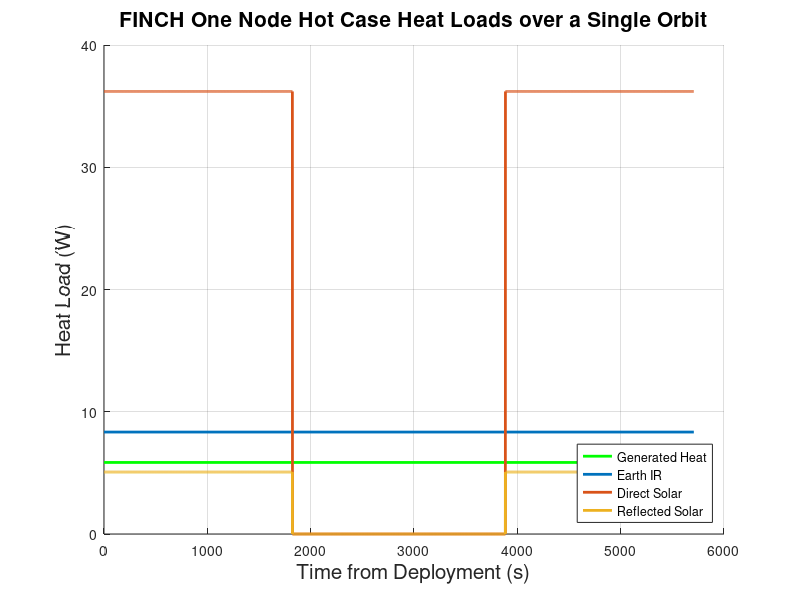
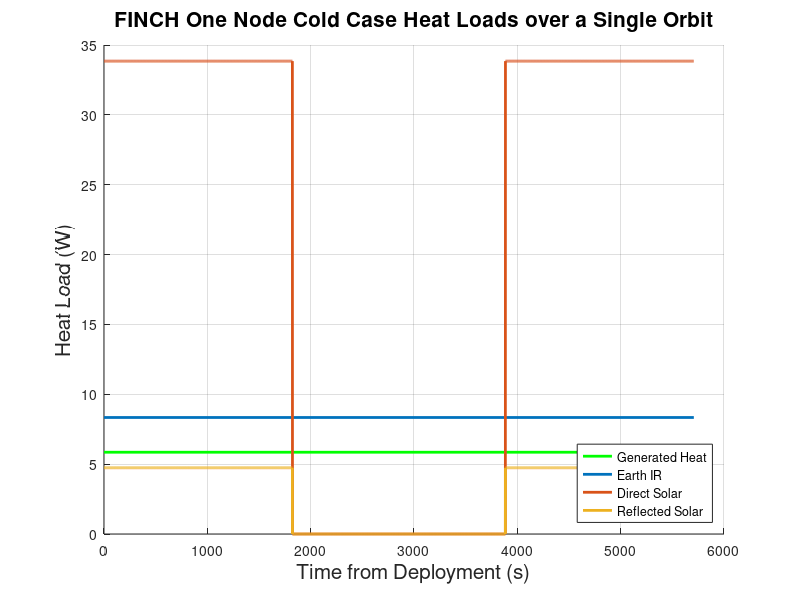
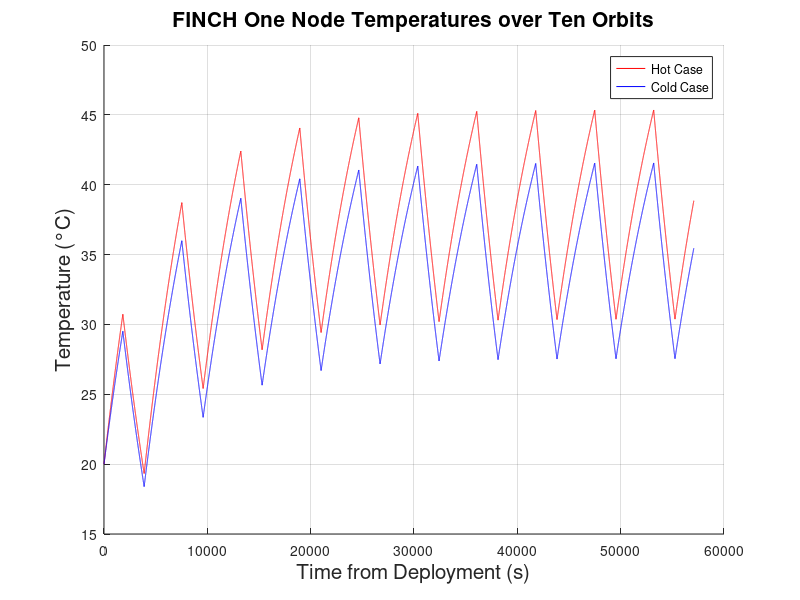

Write the MATLAB code that produced these figures, in order.
% FINCH One Node Thermal Model

close all;
clear all;
clc;

%% Overview

% This program is a transient orbital thermal simulation that models the FINCH satellite as a single
% node. The purpose of this program is to identify the on orbit temperature ranges that the FINCH 
% satellite will encounter. Two cases are analyzed, a "hot" case corresponding to winter in the
% northern hemisphere, and a "cold" case corresponding to summer in the northern hemisphere. To
% modify the program, adjust values in the "Constants" section.

% The design of this program is based on the paper "Preliminary Thermal Analysis of Small Satellites" 
% by Casper Versteeg and David L. Cotten

%% Assumptions & Approximations

% FINCH is a sphere made of 6061-T6 aluminum with the same surface area as a 3U CubeSat
% This sphere is a lumped mass (i.e., all points within the sphere are at the same temperature at each time step)
% FINCH's mass is constant
% FINCH's specific heat capacity is constant
% FINCH's absorptivity and emissivity are the same across its entire surface and do not change over time
% FINCH generates the same amount of power each second for the entire duration of this analysis
% FINCH is deployed at the halfway point of the sunlit portion of its orbit
% FINCH is orbiting at a low altitude (i.e., altitude << Earth's radius) and in a circular orbit
% The Earth's albedo is constant over its entire surface
% The Earth has a constant infrared flux emission over its entire surface
% The solar heat flux is constant for the durations of the hot and cold cases
% Initial temperatures for hot and cold cases are the same
% The orbital altitude is high enough such that the effects of free molecular heating are negligible
% The effects of charged-particle heating are negligible


%% Constants

% Orbital Parameters

altitude = 550; % in km
orbital_period = 5708; % in seconds
beta_angle = 22.5; % in degrees (beta angle is constant because FINCH is in a sun-synchronous orbit)
no_orbits = 10; % number of orbits to be completed in this analysis

% FINCH Parameters

mass = 4; % in kg (maximum possible mass)
specific_heat = 896; % specific heat capacity of 6061-T6 aluminum in J/(kg-K)
abosrptivity = 0.7; % unitless
emissivity = 0.52; % unitless
FINCH_radius = 0.1079; % radius of spherical FINCH in m

% Other Constants

sb = 5.67*(10^-8); % Stefan-Boltzmann Constant in W/(m^2-K^4)
earth_albedo = 0.14; % unitless
earth_IR_heat_flux = 228; % in W/m^2
solar_flux_hot = 1414; % solar flux for hot case in W/m^2
solar_flux_cold = 1322; % solar flux for cold case in W/m^2
space_temp = -270.45; % temperature of space in degrees Celsius
Qdot_gen_Wh = 9.28; % internally generated heat load in Watt-hours over a single orbit (based on power budget)
earth_radius = 6371; % in km
delta_t = 1; % define time step in seconds

%% Analysis

% Calculate the internally generated heat load in Watts (need to convert from Wh to Watts)

Qdot_gen = Qdot_gen_Wh/(orbital_period/3600);

% Calculate the critical beta angle and eclipse fraction

critical_beta_angle = asind(earth_radius/(earth_radius+altitude));

if beta_angle < critical_beta_angle
    eclipse_fraction = (1/180)*acosd((sqrt(altitude^2+2*earth_radius*altitude))/((earth_radius+altitude)*cosd(beta_angle)));
else
    eclipse_fraction = 0;
end

% Calculate the area of FINCH exposed to radiation sources in m^2 (a cirlce in this case)
area = pi*(FINCH_radius)^2;

% Initialize the index variable
i = 1;

% Initialize the spacecraft's temperature in degrees Celsius for both cases
T_hot(i) = 20;
T_cold(i) = 20;

% Initialize time vector at halfway point of sunlit portion of the orbit (units: seconds)
t(i) = 0;

% Calculate the heat transfer rates at time t=0
Qdot_earth_IR = earth_IR_heat_flux*area;
% Hot Case
Qdot_solar_hot(i) = solar_flux_hot*area*abosrptivity;
Qdot_albedo_hot(i) = earth_albedo*Qdot_solar_hot(i);
% Cold Case
Qdot_solar_cold(i) = solar_flux_cold*area*abosrptivity;
Qdot_albedo_cold(i) = earth_albedo*Qdot_solar_cold(i);

% Calculate the spacecraft temperatures over the desired number of orbits for both cases

for j = 0 : 1 : (no_orbits-1)

    while t(i) <= (orbital_period*(j+1) - 1)

        % On to the next time step
        i = i+1;
        t(i) = t(i-1)+delta_t;
        
        % Extra "if statement" in case we choose an increment such that an additional temperature point is calculated beyond the specified number of orbits
        if t <= orbital_period*no_orbits

            % Decide whether the solar radiation is turned on or off
            % Solar radiation is "turned off" when FINCH enters eclipse and "turned on" when it exits eclipse
            % This "if statement" outputs a factor that, when applied to the solar heat term, either turns solar heating on or off

            if t(i) < orbital_period*0.5*(1-eclipse_fraction)+(orbital_period*j) || t(i) > orbital_period*0.5*(1+eclipse_fraction)+(orbital_period*j)
                solar_switch = 1;
            else
                solar_switch = 0;
            end

            % Calculate the net heat transfer rate for each time step of the hot case
            Qdot_solar_hot(i) = solar_flux_hot*area*solar_switch*abosrptivity;
            Qdot_albedo_hot(i) = earth_albedo*Qdot_solar_hot(i);
            Qdot_radiation_hot = 4*area*sb*emissivity*(((T_hot(i-1)+273.15)^4)-((space_temp+273.15)^4));
            Qdot_hot = Qdot_earth_IR + Qdot_solar_hot(i) + Qdot_albedo_hot(i) + Qdot_gen - Qdot_radiation_hot;

            % Calculate the temperature for each time step of the hot case
            T_hot(i) = T_hot(i-1) + (delta_t*Qdot_hot)/(specific_heat*mass);

            % Calculate the net heat transfer rate for each time step of the cold case
            Qdot_solar_cold(i) = solar_flux_cold*area*solar_switch*abosrptivity;
            Qdot_albedo_cold(i) = earth_albedo*Qdot_solar_cold(i);
            Qdot_radiation_cold = 4*area*sb*emissivity*(((T_cold(i-1)+273.15)^4)-((space_temp+273.15)^4));
            Qdot_cold = Qdot_earth_IR + Qdot_solar_cold(i) + Qdot_albedo_cold(i) + Qdot_gen - Qdot_radiation_cold;

            % Calculate the temperature for each time step of the cold case
            T_cold(i) = T_cold(i-1) + (delta_t*Qdot_cold)/(specific_heat*mass);

        else
            % If we accidentally step beyond our desired number of orbits, the final time step is removed from the time vector
            t(i) = [];
            break
        end
        
    end

end

%% Plotting

% Plot the heat loads over one orbit for the hot case
figure(1);
set(1,'WindowStyle','Docked');
grid on
title('FINCH One Node Hot Case Heat Loads over a Single Orbit','fontsize', 15)
xlabel('Time from Deployment (s)', 'fontsize', 15);
ylabel('Heat Load (W)', 'fontsize',15);
hold on;
plot([0,orbital_period],[Qdot_gen,Qdot_gen],'g','LineWidth',2);
hold on;
plot([0,orbital_period],[Qdot_earth_IR,Qdot_earth_IR],'LineWidth',2);
hold on;
plot(t(1:orbital_period),Qdot_solar_hot(1:orbital_period),'LineWidth',2);
hold on;
plot(t(1:orbital_period),Qdot_albedo_hot(1:orbital_period),'LineWidth',2); 
legend('Generated Heat','Earth IR','Direct Solar','Reflected Solar','Location','southeast');

% Plot the heat loads over one orbit for the cold case
figure(2);
set(2,'WindowStyle','Docked');
grid on
title('FINCH One Node Cold Case Heat Loads over a Single Orbit','fontsize', 15)
xlabel('Time from Deployment (s)', 'fontsize', 15);
ylabel('Heat Load (W)', 'fontsize',15);
hold on;
plot([0,orbital_period],[Qdot_gen,Qdot_gen],'g','LineWidth',2);
hold on;
plot([0,orbital_period],[Qdot_earth_IR,Qdot_earth_IR],'LineWidth',2);
hold on;
plot(t(1:orbital_period),Qdot_solar_cold(1:orbital_period),'LineWidth',2);
hold on;
plot(t(1:orbital_period),Qdot_albedo_cold(1:orbital_period),'LineWidth',2);
legend('Generated Heat','Earth IR','Direct Solar','Reflected Solar','Location','southeast');

% Plot the temperatures for both cases
figure(3);
set(3,'WindowStyle','Docked');
grid on
title('FINCH One Node Temperatures over Ten Orbits','fontsize', 15);
xlabel('Time from Deployment (s)', 'fontsize', 15);
ylabel('Temperature (°C)', 'fontsize',15);
hold on;
plot(t,T_hot,'r');
hold on
plot(t,T_cold,'b');
legend('Hot Case','Cold Case')